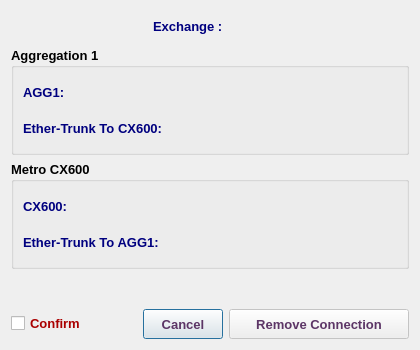
<?xml version="1.0" encoding="UTF-8"?>
<ui version="4.0">
 <class>RemoveAggCxDialog</class>
 <widget class="QDialog" name="RemoveAggCxDialog">
  <property name="geometry">
   <rect>
    <x>0</x>
    <y>0</y>
    <width>420</width>
    <height>350</height>
   </rect>
  </property>
  <property name="sizePolicy">
   <sizepolicy hsizetype="Fixed" vsizetype="Fixed">
    <horstretch>0</horstretch>
    <verstretch>0</verstretch>
   </sizepolicy>
  </property>
  <property name="minimumSize">
   <size>
    <width>420</width>
    <height>350</height>
   </size>
  </property>
  <property name="maximumSize">
   <size>
    <width>421</width>
    <height>351</height>
   </size>
  </property>
  <property name="font">
   <font>
    <family>Tahoma</family>
    <pointsize>10</pointsize>
   </font>
  </property>
  <property name="windowTitle">
   <string>Remove AGG-CX600 Connection</string>
  </property>
  <property name="windowIcon">
   <iconset resource="../../../../image.qrc">
    <normaloff>:/Image/remove.png</normaloff>:/Image/remove.png</iconset>
  </property>
  <layout class="QVBoxLayout" name="verticalLayout_3">
   <item>
    <layout class="QHBoxLayout" name="horizontalLayout">
     <item>
      <spacer name="horizontalSpacer">
       <property name="font">
        <font>
         <family>Tahoma</family>
         <pointsize>10</pointsize>
        </font>
       </property>
       <property name="orientation">
        <enum>Qt::Horizontal</enum>
       </property>
       <property name="sizeHint" stdset="0">
        <size>
         <width>40</width>
         <height>20</height>
        </size>
       </property>
      </spacer>
     </item>
     <item>
      <widget class="QLabel" name="label">
       <property name="minimumSize">
        <size>
         <width>100</width>
         <height>30</height>
        </size>
       </property>
       <property name="maximumSize">
        <size>
         <width>100</width>
         <height>30</height>
        </size>
       </property>
       <property name="font">
        <font>
         <family>Tahoma</family>
         <pointsize>10</pointsize>
         <weight>75</weight>
         <bold>true</bold>
        </font>
       </property>
       <property name="styleSheet">
        <string notr="true">color: rgb(0, 0, 127);</string>
       </property>
       <property name="text">
        <string>Exchange :</string>
       </property>
      </widget>
     </item>
     <item>
      <widget class="QLabel" name="abbrLbl">
       <property name="minimumSize">
        <size>
         <width>0</width>
         <height>30</height>
        </size>
       </property>
       <property name="maximumSize">
        <size>
         <width>16777215</width>
         <height>30</height>
        </size>
       </property>
       <property name="font">
        <font>
         <family>Tahoma</family>
         <pointsize>10</pointsize>
         <weight>75</weight>
         <bold>true</bold>
        </font>
       </property>
       <property name="styleSheet">
        <string notr="true">color: rgb(85, 0, 127);</string>
       </property>
       <property name="text">
        <string/>
       </property>
      </widget>
     </item>
     <item>
      <spacer name="horizontalSpacer_2">
       <property name="font">
        <font>
         <family>Tahoma</family>
         <pointsize>10</pointsize>
        </font>
       </property>
       <property name="orientation">
        <enum>Qt::Horizontal</enum>
       </property>
       <property name="sizeHint" stdset="0">
        <size>
         <width>40</width>
         <height>20</height>
        </size>
       </property>
      </spacer>
     </item>
    </layout>
   </item>
   <item>
    <widget class="QGroupBox" name="groupBox">
     <property name="font">
      <font>
       <family>Tahoma</family>
       <pointsize>10</pointsize>
       <weight>75</weight>
       <bold>true</bold>
      </font>
     </property>
     <property name="title">
      <string>Aggregation 1</string>
     </property>
     <layout class="QVBoxLayout" name="verticalLayout">
      <item>
       <layout class="QHBoxLayout" name="horizontalLayout_2">
        <item>
         <widget class="QLabel" name="label_2">
          <property name="minimumSize">
           <size>
            <width>70</width>
            <height>30</height>
           </size>
          </property>
          <property name="maximumSize">
           <size>
            <width>70</width>
            <height>30</height>
           </size>
          </property>
          <property name="font">
           <font>
            <family>Tahoma</family>
            <pointsize>10</pointsize>
            <weight>75</weight>
            <bold>true</bold>
           </font>
          </property>
          <property name="styleSheet">
           <string notr="true">color: rgb(0, 0, 127);</string>
          </property>
          <property name="text">
           <string>AGG1:</string>
          </property>
         </widget>
        </item>
        <item>
         <widget class="QLabel" name="aggLbl">
          <property name="sizePolicy">
           <sizepolicy hsizetype="Expanding" vsizetype="Preferred">
            <horstretch>0</horstretch>
            <verstretch>0</verstretch>
           </sizepolicy>
          </property>
          <property name="minimumSize">
           <size>
            <width>50</width>
            <height>30</height>
           </size>
          </property>
          <property name="maximumSize">
           <size>
            <width>16777215</width>
            <height>30</height>
           </size>
          </property>
          <property name="font">
           <font>
            <family>Tahoma</family>
            <pointsize>10</pointsize>
            <weight>75</weight>
            <bold>true</bold>
           </font>
          </property>
          <property name="styleSheet">
           <string notr="true">color: rgb(85, 0, 127);</string>
          </property>
          <property name="text">
           <string/>
          </property>
         </widget>
        </item>
       </layout>
      </item>
      <item>
       <layout class="QHBoxLayout" name="horizontalLayout_3">
        <item>
         <widget class="QLabel" name="label_4">
          <property name="minimumSize">
           <size>
            <width>200</width>
            <height>30</height>
           </size>
          </property>
          <property name="maximumSize">
           <size>
            <width>200</width>
            <height>30</height>
           </size>
          </property>
          <property name="font">
           <font>
            <family>Tahoma</family>
            <pointsize>10</pointsize>
            <weight>75</weight>
            <bold>true</bold>
           </font>
          </property>
          <property name="styleSheet">
           <string notr="true">color: rgb(0, 0, 127);</string>
          </property>
          <property name="text">
           <string>Ether-Trunk To CX600:</string>
          </property>
         </widget>
        </item>
        <item>
         <widget class="QLabel" name="aggEthLbl">
          <property name="sizePolicy">
           <sizepolicy hsizetype="Expanding" vsizetype="Preferred">
            <horstretch>0</horstretch>
            <verstretch>0</verstretch>
           </sizepolicy>
          </property>
          <property name="minimumSize">
           <size>
            <width>0</width>
            <height>30</height>
           </size>
          </property>
          <property name="maximumSize">
           <size>
            <width>16777215</width>
            <height>30</height>
           </size>
          </property>
          <property name="font">
           <font>
            <family>Tahoma</family>
            <pointsize>10</pointsize>
            <weight>75</weight>
            <bold>true</bold>
           </font>
          </property>
          <property name="styleSheet">
           <string notr="true">color: rgb(85, 0, 127);</string>
          </property>
          <property name="text">
           <string/>
          </property>
         </widget>
        </item>
       </layout>
      </item>
     </layout>
    </widget>
   </item>
   <item>
    <widget class="QGroupBox" name="groupBox_2">
     <property name="font">
      <font>
       <family>Tahoma</family>
       <pointsize>10</pointsize>
       <weight>75</weight>
       <bold>true</bold>
      </font>
     </property>
     <property name="title">
      <string>Metro CX600</string>
     </property>
     <layout class="QVBoxLayout" name="verticalLayout_2">
      <item>
       <layout class="QHBoxLayout" name="horizontalLayout_4">
        <item>
         <widget class="QLabel" name="label_3">
          <property name="minimumSize">
           <size>
            <width>70</width>
            <height>30</height>
           </size>
          </property>
          <property name="maximumSize">
           <size>
            <width>70</width>
            <height>30</height>
           </size>
          </property>
          <property name="font">
           <font>
            <family>Tahoma</family>
            <pointsize>10</pointsize>
            <weight>75</weight>
            <bold>true</bold>
           </font>
          </property>
          <property name="styleSheet">
           <string notr="true">color: rgb(0, 0, 127);</string>
          </property>
          <property name="text">
           <string>CX600:</string>
          </property>
         </widget>
        </item>
        <item>
         <widget class="QLabel" name="cxLbl">
          <property name="sizePolicy">
           <sizepolicy hsizetype="Expanding" vsizetype="Preferred">
            <horstretch>0</horstretch>
            <verstretch>0</verstretch>
           </sizepolicy>
          </property>
          <property name="minimumSize">
           <size>
            <width>0</width>
            <height>30</height>
           </size>
          </property>
          <property name="maximumSize">
           <size>
            <width>16777215</width>
            <height>30</height>
           </size>
          </property>
          <property name="font">
           <font>
            <family>Tahoma</family>
            <pointsize>10</pointsize>
            <weight>75</weight>
            <bold>true</bold>
           </font>
          </property>
          <property name="styleSheet">
           <string notr="true">color: rgb(85, 0, 127);</string>
          </property>
          <property name="text">
           <string/>
          </property>
         </widget>
        </item>
       </layout>
      </item>
      <item>
       <layout class="QHBoxLayout" name="horizontalLayout_5">
        <item>
         <widget class="QLabel" name="label_5">
          <property name="minimumSize">
           <size>
            <width>200</width>
            <height>30</height>
           </size>
          </property>
          <property name="maximumSize">
           <size>
            <width>200</width>
            <height>30</height>
           </size>
          </property>
          <property name="font">
           <font>
            <family>Tahoma</family>
            <pointsize>10</pointsize>
            <weight>75</weight>
            <bold>true</bold>
           </font>
          </property>
          <property name="styleSheet">
           <string notr="true">color: rgb(0, 0, 127);</string>
          </property>
          <property name="text">
           <string>Ether-Trunk To AGG1:</string>
          </property>
         </widget>
        </item>
        <item>
         <widget class="QLabel" name="cxEthLbl">
          <property name="sizePolicy">
           <sizepolicy hsizetype="Expanding" vsizetype="Preferred">
            <horstretch>0</horstretch>
            <verstretch>0</verstretch>
           </sizepolicy>
          </property>
          <property name="minimumSize">
           <size>
            <width>0</width>
            <height>30</height>
           </size>
          </property>
          <property name="maximumSize">
           <size>
            <width>16777215</width>
            <height>30</height>
           </size>
          </property>
          <property name="font">
           <font>
            <family>Tahoma</family>
            <pointsize>10</pointsize>
            <weight>75</weight>
            <bold>true</bold>
           </font>
          </property>
          <property name="styleSheet">
           <string notr="true">color: rgb(85, 0, 127);</string>
          </property>
          <property name="text">
           <string/>
          </property>
         </widget>
        </item>
       </layout>
      </item>
     </layout>
    </widget>
   </item>
   <item>
    <spacer name="verticalSpacer">
     <property name="font">
      <font>
       <family>Tahoma</family>
       <pointsize>10</pointsize>
      </font>
     </property>
     <property name="orientation">
      <enum>Qt::Vertical</enum>
     </property>
     <property name="sizeHint" stdset="0">
      <size>
       <width>20</width>
       <height>19</height>
      </size>
     </property>
    </spacer>
   </item>
   <item>
    <layout class="QHBoxLayout" name="horizontalLayout_6">
     <item>
      <widget class="QCheckBox" name="checkBox">
       <property name="font">
        <font>
         <family>Tahoma</family>
         <pointsize>10</pointsize>
         <weight>75</weight>
         <bold>true</bold>
        </font>
       </property>
       <property name="styleSheet">
        <string notr="true">color: rgb(170, 0, 0);</string>
       </property>
       <property name="text">
        <string>Confirm</string>
       </property>
      </widget>
     </item>
     <item>
      <spacer name="horizontalSpacer_7">
       <property name="font">
        <font>
         <family>Tahoma</family>
         <pointsize>10</pointsize>
        </font>
       </property>
       <property name="orientation">
        <enum>Qt::Horizontal</enum>
       </property>
       <property name="sizeHint" stdset="0">
        <size>
         <width>40</width>
         <height>20</height>
        </size>
       </property>
      </spacer>
     </item>
     <item>
      <widget class="QPushButton" name="CancelBtn">
       <property name="minimumSize">
        <size>
         <width>80</width>
         <height>30</height>
        </size>
       </property>
       <property name="maximumSize">
        <size>
         <width>80</width>
         <height>30</height>
        </size>
       </property>
       <property name="font">
        <font>
         <family>Tahoma</family>
         <pointsize>10</pointsize>
         <weight>75</weight>
         <bold>true</bold>
        </font>
       </property>
       <property name="styleSheet">
        <string notr="true">color: rgb(92, 53, 102);</string>
       </property>
       <property name="text">
        <string>Cancel</string>
       </property>
      </widget>
     </item>
     <item>
      <widget class="QPushButton" name="okBtn">
       <property name="enabled">
        <bool>false</bool>
       </property>
       <property name="sizePolicy">
        <sizepolicy hsizetype="Preferred" vsizetype="Preferred">
         <horstretch>0</horstretch>
         <verstretch>0</verstretch>
        </sizepolicy>
       </property>
       <property name="minimumSize">
        <size>
         <width>180</width>
         <height>30</height>
        </size>
       </property>
       <property name="maximumSize">
        <size>
         <width>200</width>
         <height>30</height>
        </size>
       </property>
       <property name="font">
        <font>
         <family>Tahoma</family>
         <pointsize>10</pointsize>
         <weight>75</weight>
         <bold>true</bold>
        </font>
       </property>
       <property name="styleSheet">
        <string notr="true">color: rgb(92, 53, 102);</string>
       </property>
       <property name="text">
        <string>Remove Connection</string>
       </property>
       <property name="icon">
        <iconset resource="../../../../image.qrc">
         <normaloff>:/Image/remove.png</normaloff>:/Image/remove.png</iconset>
       </property>
       <property name="iconSize">
        <size>
         <width>20</width>
         <height>20</height>
        </size>
       </property>
      </widget>
     </item>
    </layout>
   </item>
  </layout>
 </widget>
 <tabstops>
  <tabstop>checkBox</tabstop>
  <tabstop>okBtn</tabstop>
  <tabstop>CancelBtn</tabstop>
 </tabstops>
 <resources>
  <include location="../../../../image.qrc"/>
 </resources>
 <connections/>
</ui>
